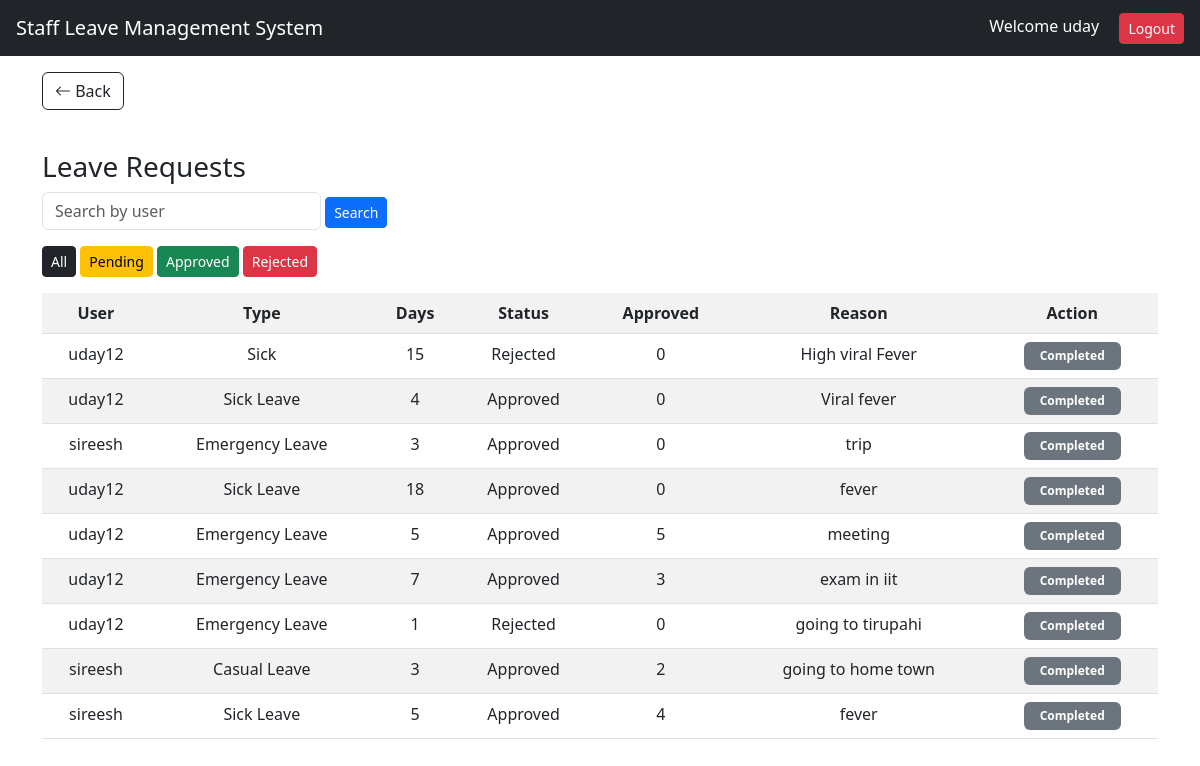
Page /leave-requests/ (signed in) on the committed database.
### staff/models.py (models this page shows, shortened)
class Leave(models.Model):
    user = models.ForeignKey(User, on_delete=models.CASCADE)
    leave_type = models.CharField(max_length=50)
    start_date = models.DateField()
    end_date = models.DateField()
    reason = models.TextField()
    approved_days = models.IntegerField(default=0)
    status = models.CharField(max_length=20, default="Pending")
    days = models.IntegerField(default=0)

### staff/views.py (the view)
# urls.py: path('leave-requests/', views.admin_dashboard, name='leave_requests'),
def admin_dashboard(request):
    status_filter = request.GET.get('status')
    if status_filter:
        leaves = Leave.objects.filter(status=status_filter)
    else:
        leaves = Leave.objects.all()
    search = request.GET.get('search')
    if search:
        leaves = Leave.objects.filter(user__username__icontains=search)
    return render(request, 'admin_dashboard.html', {
        'leaves': leaves
    })

### templates/admin_dashboard.html
{% extends 'base.html' %}
{% block content %}
<h3>Leave Requests</h3>
<form method="GET" class="mb-3">
    <input type="text" name="search" placeholder="Search by user" class="form-control w-25 d-inline">
    <button class="btn btn-primary btn-sm">Search</button>
</form>
<div class="mb-3">
    <a href="/leave-requests/" class="btn btn-dark btn-sm">All</a>
    <a href="/leave-requests/?status=Pending" class="btn btn-warning btn-sm">Pending</a>
<a href="/leave-requests/?status=Approved" class="btn btn-success btn-sm">Approved</a>
<a href="/leave-requests/?status=Rejected" class="btn btn-danger btn-sm">Rejected</a>
</div>
<table class="table table-striped text-center">
    <tr>
        <th>User</th>
        <th>Type</th>
        <th>Days</th>
        <th>Status</th>
        <th>Approved</th>
        <th>Reason</th>
        <th>Action</th>
    </tr>
    {% for leave in leaves %}
    <tr>
        <td>{{ leave.user }}</td>
        <td>{{ leave.leave_type }}</td>
        <td>{{ leave.days }}</td>
        <td>{{ leave.status }}</td>
        <td>{{ leave.approved_days }}</td>
        <td>{{ leave.reason }}</td>
        <td class="text-center align-middle">
            {% if leave.status == "Pending" %}
            <a href="/approve/{{ leave.id }}/" class="btn btn-success btn-sm">Approve</a>
            <a href="/reject/{{ leave.id }}/" class="btn btn-danger btn-sm">Reject</a>
            {% else %}
            <span class="badge bg-secondary px-3 py-2">Completed</span>
            {% endif %}
        </td>
    </tr>
    {% endfor %}
</table>
{% endblock %}

### templates/base.html (shortened to what this page needs)
<!DOCTYPE html>
<html>
<head>
    <link href="https://cdn.jsdelivr.net/npm/bootstrap@5.3.0/dist/css/bootstrap.min.css" rel="stylesheet">
    <link href="https://cdn.jsdelivr.net/npm/bootstrap-icons/font/bootstrap-icons.css" rel="stylesheet">
</head>
<body>
    <nav class="navbar navbar-dark bg-dark px-3">
        <span class="navbar-brand">Staff Leave Management System</span>
        <div>
            <span class="text-white me-3">
                Welcome {{ request.user.username }}
            </span>
            <a href="/logout/" class="btn btn-danger btn-sm">Logout</a>
        </div>
    </nav>
    <div class="container mt-3">
        {% if request.path != '/' and request.path != '/login/' %}
        <a href="javascript:history.back()" class="btn btn-outline-dark mb-3">
            <i class="bi bi-arrow-left"></i> Back
        </a>
        {% endif %}
    </div>
    <div class="container mt-4">
        {% block content %}{% endblock %}
    </div>
</body>
</html>

### templates/base.html (style rules this page uses)
.btn { transition: all 0.3s ease; }

### rows in the picture
Leave: user "uday12", leave_type "Sick", days "15", status "Rejected", approved_days "0", reason "High viral Fever", shows "Completed"
Leave: user "uday12", leave_type "Sick Leave", days "4", status "Approved", approved_days "0", reason "Viral fever", shows "Completed"
Leave: user "sireesh", leave_type "Emergency Leave", days "3", status "Approved", approved_days "0", reason "trip", shows "Completed"
Leave: user "uday12", leave_type "Sick Leave", days "18", status "Approved", approved_days "0", reason "fever", shows "Completed"
Leave: user "uday12", leave_type "Emergency Leave", days "5", status "Approved", approved_days "5", reason "meeting", shows "Completed"
Leave: user "uday12", leave_type "Emergency Leave", days "7", status "Approved", approved_days "3", reason "exam in iit", shows "Completed"
Leave: user "uday12", leave_type "Emergency Leave", days "1", status "Rejected", approved_days "0", reason "going to tirupahi", shows "Completed"
Leave: user "sireesh", leave_type "Casual Leave", days "3", status "Approved", approved_days "2", reason "going to home town", shows "Completed"
Leave: user "sireesh", leave_type "Sick Leave", days "5", status "Approved", approved_days "4", reason "fever", shows "Completed"

### other values in the picture
{{ request.user.username }} "uday"
